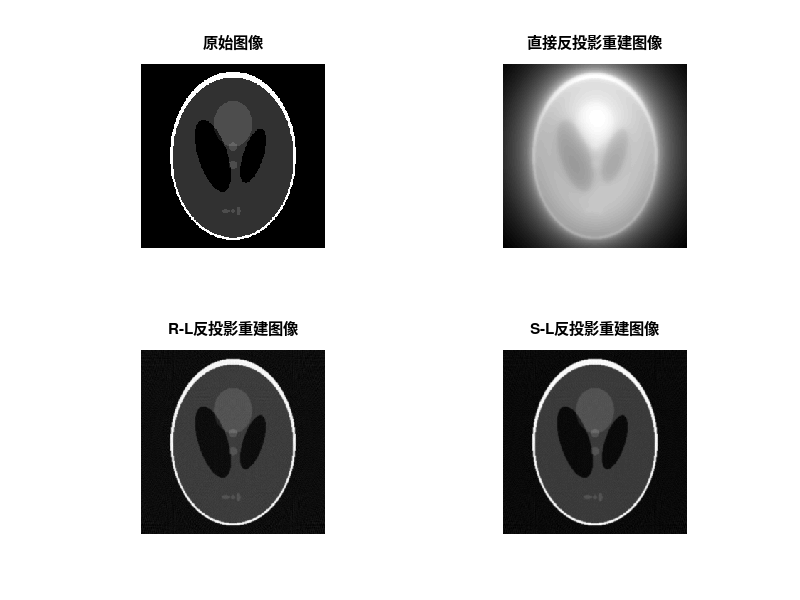

Reproduce this figure in MATLAB.
clc;
close all;
clear;
N=256;
I=phantom(N);
theta=0:179;
P=radon(I,theta);
rec=iradon(P,theta,'linear','None');
rec_RL=iradon(P,theta,'linear','Ram-Lak');
rec_SL=iradon(P,theta,'linear','Shepp-Logan');
figure;
subplot(2,2,1),imshow(I),title('原始图像');
subplot(2,2,2),imshow(rec,[]),title('直接反投影重建图像');
subplot(2,2,3),imshow(rec_RL,[]),title('R-L反投影重建图像');
subplot(2,2,4),imshow(rec_SL,[]),title('S-L反投影重建图像');